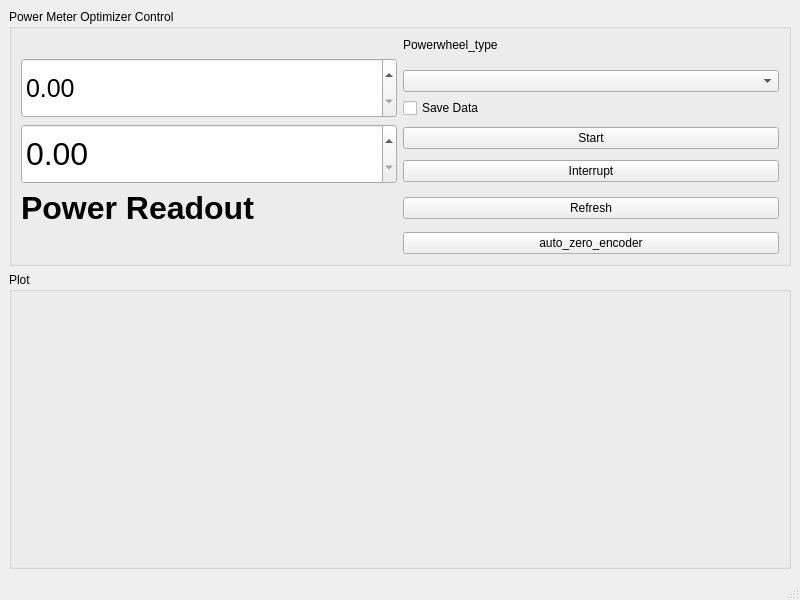
<?xml version="1.0" encoding="UTF-8"?>
<ui version="4.0">
 <class>PowerMeterOptmizerWindow</class>
 <widget class="QMainWindow" name="PowerMeterOptmizerWindow">
  <property name="geometry">
   <rect>
    <x>0</x>
    <y>0</y>
    <width>800</width>
    <height>600</height>
   </rect>
  </property>
  <property name="windowTitle">
   <string>Power Meter Optimizer</string>
  </property>
  <widget class="QWidget" name="centralwidget">
   <layout class="QVBoxLayout" name="verticalLayout" stretch="0,1">
    <item>
     <widget class="QGroupBox" name="control_groupBox">
      <property name="title">
       <string>Power Meter Optimizer Control</string>
      </property>
      <layout class="QGridLayout" name="gridLayout">
       <item row="4" column="1">
        <widget class="QCheckBox" name="save_data_checkBox">
         <property name="text">
          <string>Save Data</string>
         </property>
        </widget>
       </item>
       <item row="6" column="0" rowspan="2">
        <widget class="QDoubleSpinBox" name="power_readout_doubleSpinBox">
         <property name="sizePolicy">
          <sizepolicy hsizetype="Minimum" vsizetype="Expanding">
           <horstretch>0</horstretch>
           <verstretch>0</verstretch>
          </sizepolicy>
         </property>
         <property name="minimumSize">
          <size>
           <width>0</width>
           <height>60</height>
          </size>
         </property>
         <property name="font">
          <font>
           <pointsize>24</pointsize>
          </font>
         </property>
        </widget>
       </item>
       <item row="7" column="1">
        <widget class="QPushButton" name="interrupt_pushButton">
         <property name="text">
          <string>Interrupt</string>
         </property>
        </widget>
       </item>
       <item row="8" column="0">
        <widget class="QLabel" name="power_readout_label">
         <property name="font">
          <font>
           <pointsize>24</pointsize>
           <weight>75</weight>
           <bold>true</bold>
          </font>
         </property>
         <property name="text">
          <string>Power Readout</string>
         </property>
        </widget>
       </item>
       <item row="8" column="1">
        <widget class="QPushButton" name="refresh_pushButton">
         <property name="text">
          <string>Refresh</string>
         </property>
        </widget>
       </item>
       <item row="6" column="1">
        <widget class="QPushButton" name="start_pushButton">
         <property name="text">
          <string>Start</string>
         </property>
        </widget>
       </item>
       <item row="1" column="0" rowspan="4">
        <widget class="QDoubleSpinBox" name="wavelength_doubleSpinBox">
         <property name="sizePolicy">
          <sizepolicy hsizetype="Minimum" vsizetype="Expanding">
           <horstretch>0</horstretch>
           <verstretch>0</verstretch>
          </sizepolicy>
         </property>
         <property name="font">
          <font>
           <pointsize>19</pointsize>
          </font>
         </property>
        </widget>
       </item>
       <item row="9" column="1">
        <widget class="QPushButton" name="auto_zero_encoder_pushButton">
         <property name="text">
          <string>auto_zero_encoder</string>
         </property>
        </widget>
       </item>
       <item row="3" column="1">
        <widget class="QComboBox" name="powerwheel_type_comboBox"/>
       </item>
       <item row="0" column="1">
        <widget class="QLabel" name="label">
         <property name="text">
          <string>Powerwheel_type</string>
         </property>
        </widget>
       </item>
      </layout>
     </widget>
    </item>
    <item>
     <widget class="QGroupBox" name="plot_groupBox">
      <property name="title">
       <string>Plot</string>
      </property>
      <layout class="QVBoxLayout" name="verticalLayout_2"/>
     </widget>
    </item>
   </layout>
  </widget>
  <widget class="QMenuBar" name="menubar">
   <property name="geometry">
    <rect>
     <x>0</x>
     <y>0</y>
     <width>800</width>
     <height>21</height>
    </rect>
   </property>
  </widget>
  <widget class="QStatusBar" name="statusbar"/>
 </widget>
 <resources/>
 <connections/>
</ui>
